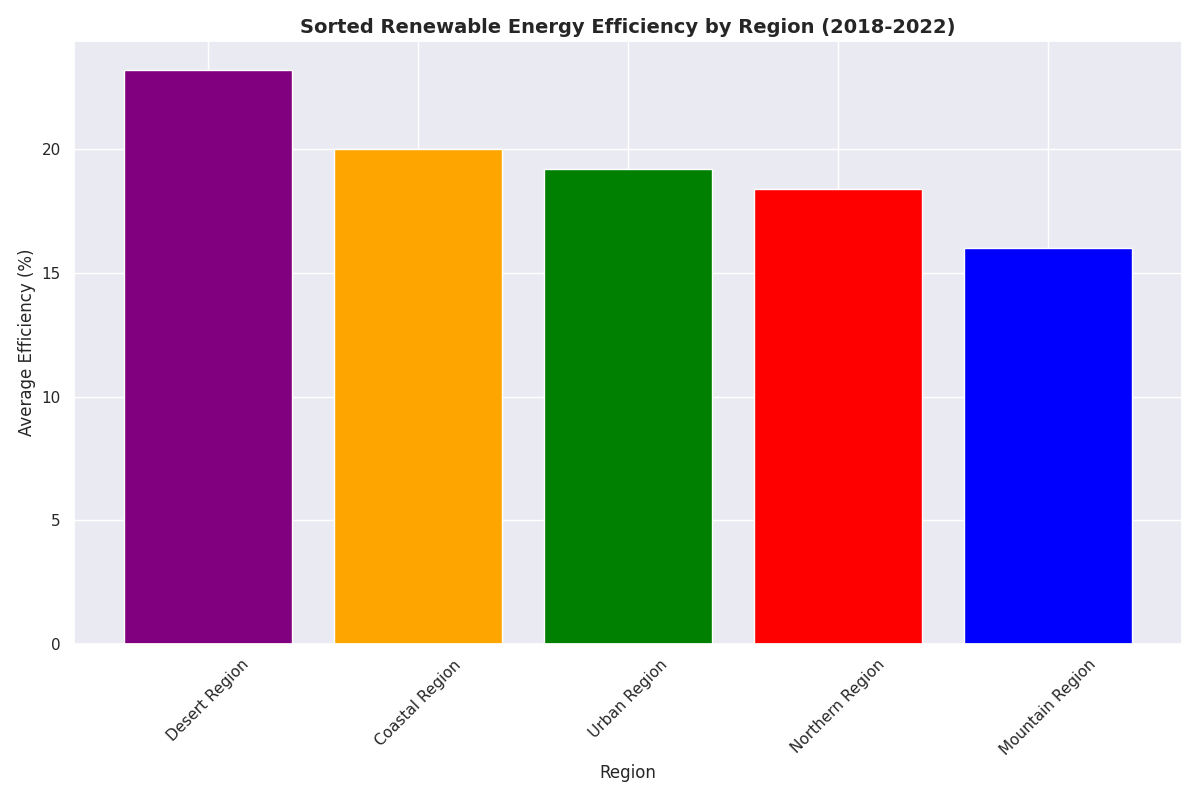

Python code for this plot:
import matplotlib.pyplot as plt
import numpy as np

regions = ["Northern Region", "Coastal Region", "Desert Region", "Urban Region", "Mountain Region"]

efficiency = np.array([
    [15, 17, 18, 20, 22], 
    [18, 19, 20, 21, 22], 
    [20, 21, 23, 25, 27], 
    [16, 18, 19, 21, 22], 
    [14, 15, 16, 17, 18]   
])

# Calculate the mean efficiency for each region
mean_efficiency = np.mean(efficiency, axis=1)

# Sort the regions by mean efficiency in descending order
sorted_indices = np.argsort(-mean_efficiency)
sorted_regions = [regions[i] for i in sorted_indices]
sorted_efficiency = mean_efficiency[sorted_indices]

fig, ax = plt.subplots(figsize=(12, 8))

ax.bar(sorted_regions, sorted_efficiency, color=['purple', 'orange', 'green', 'red', 'blue'])

ax.set_title('Sorted Renewable Energy Efficiency by Region (2018-2022)', 
             fontsize=14, fontweight='bold')
ax.set_xlabel('Region', fontsize=12)
ax.set_ylabel('Average Efficiency (%)', fontsize=12)
ax.tick_params(axis='x', rotation=45)

plt.tight_layout()
plt.show()
